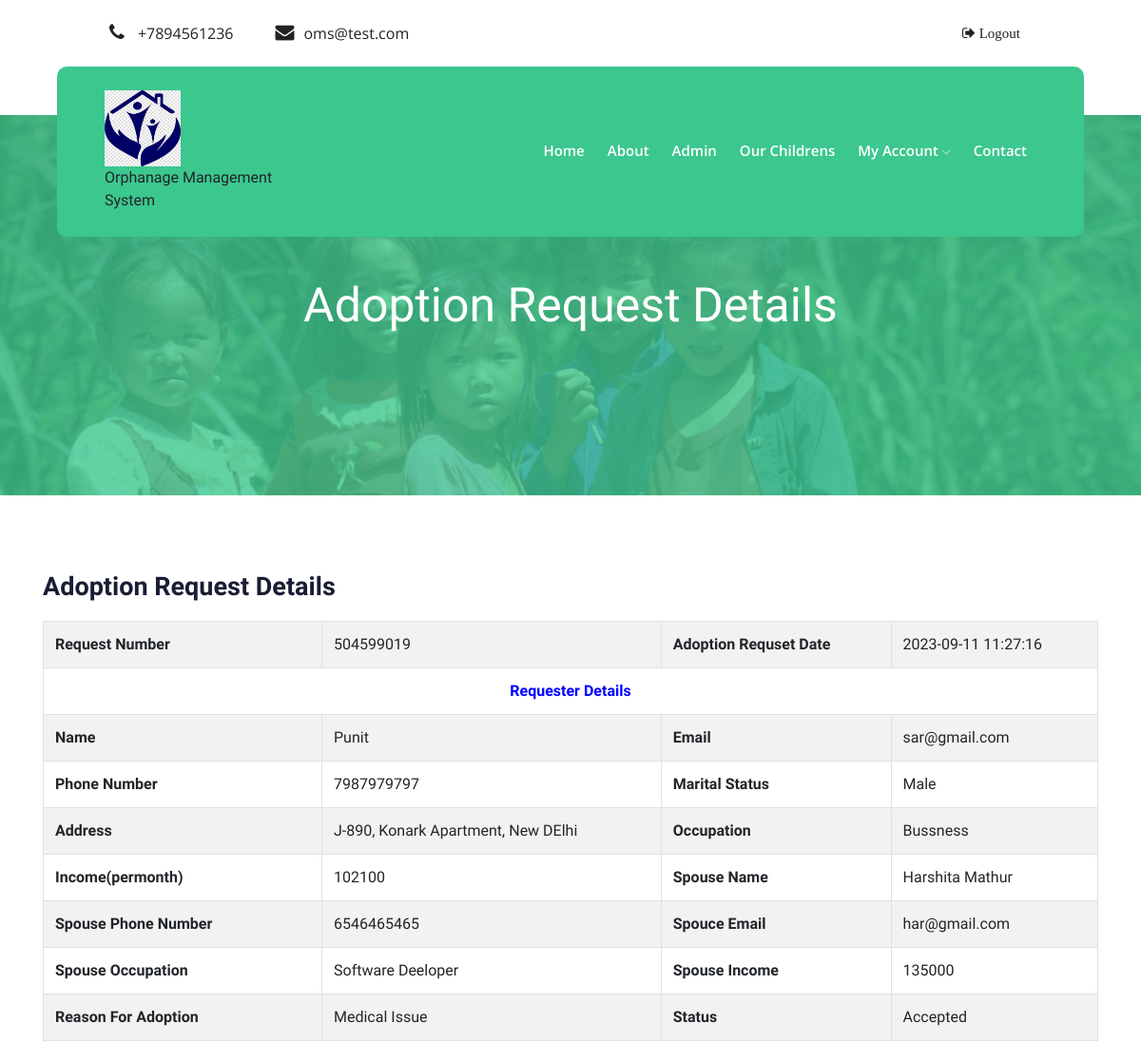
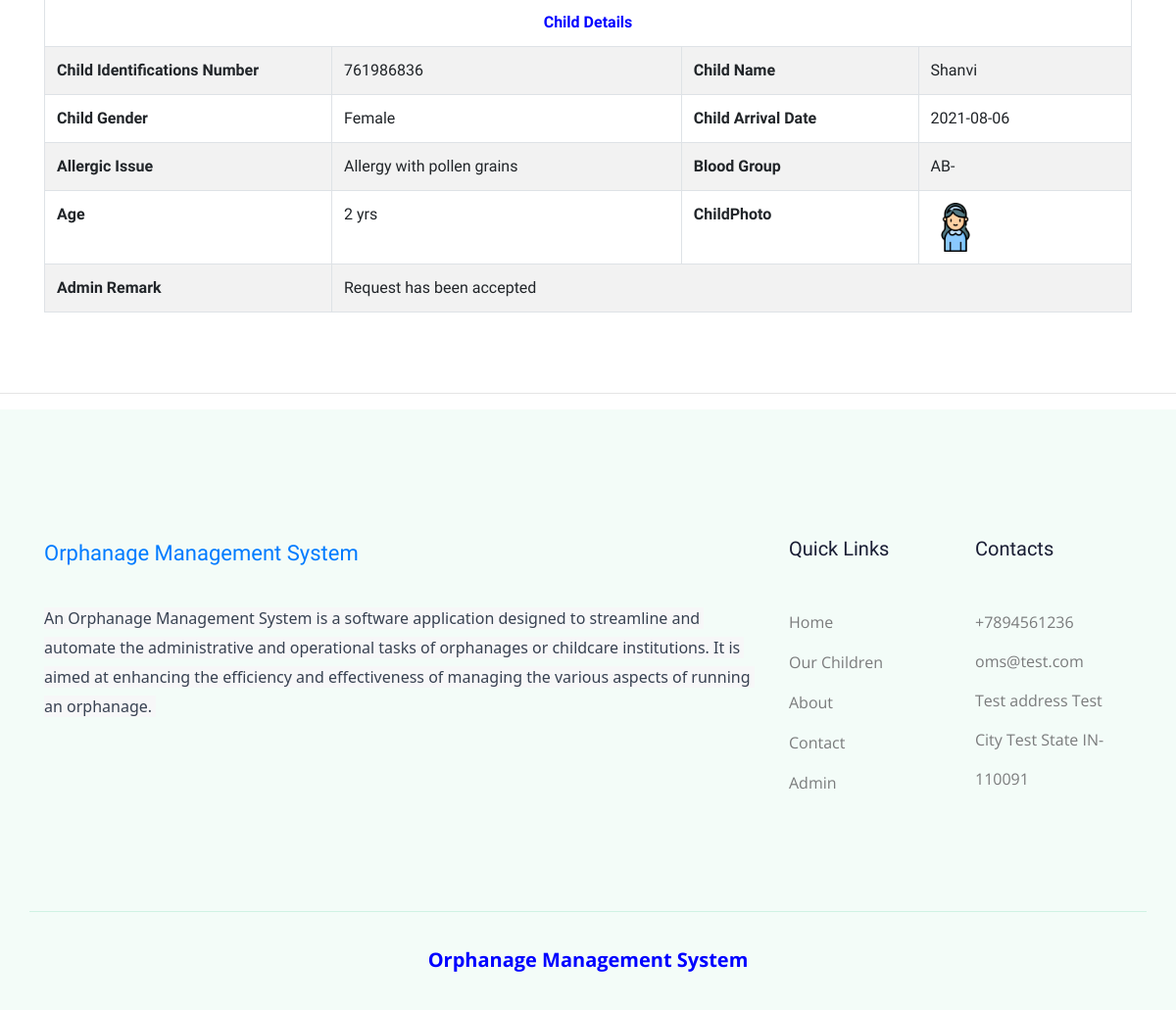
Page /oms/adoption-request-details.php?apid=1 (signed in) on the committed database (2 pictures, top to bottom).
### tables this page shows
CREATE TABLE `tblgenralsettings` (
  `id` int(11) NOT NULL,
  `SiteName` varchar(200) DEFAULT NULL,
  `PhoneNumber` bigint(12) DEFAULT NULL,
  `EmailId` varchar(255) DEFAULT NULL,
  `address` mediumtext DEFAULT NULL,
  `footercontent` mediumtext DEFAULT NULL,
  `LastUpdationDate` timestamp NULL DEFAULT NULL ON UPDATE current_timestamp()
);

CREATE TABLE `tbladoption` (
  `ID` int(5) NOT NULL,
  `Userid` int(5) DEFAULT NULL,
  `Childid` int(5) DEFAULT NULL,
  `Requestnumber` int(10) DEFAULT NULL,
  `Address` mediumtext DEFAULT NULL,
  `Occupation` varchar(250) DEFAULT NULL,
  `Income` decimal(10,0) DEFAULT NULL,
  `Reasonforadoption` mediumtext DEFAULT NULL,
  `MaritalStatus` varchar(100) DEFAULT NULL,
  `SpouseName` varchar(250) DEFAULT NULL,
  `SpousePhonenumber` bigint(11) DEFAULT NULL,
  `SpouceEmail` varchar(250) DEFAULT NULL,
  `SpouseOccupation` varchar(250) DEFAULT NULL,
  `SpouseIncome` decimal(10,0) DEFAULT NULL,
  `IsActive` int(2) DEFAULT NULL,
  `RequsetDate` timestamp NULL DEFAULT current_timestamp(),
  `Status` varchar(250) DEFAULT NULL,
  `Remark` varchar(250) DEFAULT NULL,
  `UpdationDate` timestamp NOT NULL DEFAULT current_timestamp() ON UPDATE current_timestamp()
);

CREATE TABLE `tblusers` (
  `Userid` int(11) NOT NULL,
  `FullName` varchar(255) DEFAULT NULL,
  `UserName` varchar(200) DEFAULT NULL,
  `Emailid` varchar(255) DEFAULT NULL,
  `PhoneNumber` bigint(12) DEFAULT NULL,
  `UserGender` varchar(100) DEFAULT NULL,
  `UserPassword` varchar(255) DEFAULT NULL,
  `RegDate` timestamp NULL DEFAULT current_timestamp(),
  `LastUpdationDate` timestamp NULL DEFAULT NULL ON UPDATE current_timestamp(),
  `IsActive` int(1) DEFAULT NULL
);

CREATE TABLE `tblchild` (
  `ID` int(5) NOT NULL,
  `IndentificationNumber` int(10) DEFAULT NULL,
  `ChildName` varchar(250) DEFAULT NULL,
  `ChildGender` varchar(50) DEFAULT NULL,
  `ChildArrivalDate` date DEFAULT NULL,
  `AllergicIssue` varchar(250) DEFAULT NULL,
  `BloodGroup` varchar(100) DEFAULT NULL,
  `Age` varchar(255) DEFAULT NULL,
  `ChildPhoto` varchar(255) DEFAULT NULL,
  `IsActive` int(2) DEFAULT NULL,
  `isAdopted` int(1) DEFAULT NULL,
  `RegDate` timestamp NULL DEFAULT current_timestamp()
);

CREATE TABLE `tblpages` (
  `id` int(11) NOT NULL,
  `PageType` varchar(255) DEFAULT NULL,
  `PageDetails` mediumtext DEFAULT NULL,
  `LastupdationDate` timestamp NULL DEFAULT NULL ON UPDATE current_timestamp()
);

### oms/adoption-request-details.php (the view, shortened to what this page needs)
<?php
include('includes/config.php');
if(strlen($_SESSION['usrid'])==0)
    {
header('location:logout.php');
}
else{
    ?>
<!doctype html>
<html class="no-js" lang="zxx">
<head>
    <link rel="stylesheet" href="css/bootstrap.min.css">
    <link rel="stylesheet" href="css/owl.carousel.min.css">
    <link rel="stylesheet" href="css/magnific-popup.css">
    <link rel="stylesheet" href="css/font-awesome.min.css">
    <link rel="stylesheet" href="css/themify-icons.css">
    <link rel="stylesheet" href="css/nice-select.css">
    <link rel="stylesheet" href="css/flaticon.css">
    <link rel="stylesheet" href="css/gijgo.css">
    <link rel="stylesheet" href="css/animate.css">
    <link rel="stylesheet" href="css/slicknav.css">
    <link rel="stylesheet" href="css/style.css">
</head>
<body>
 <?php include_once('includes/header.php');?>
    <div class="bradcam_area breadcam_bg overlay d-flex align-items-center justify-content-center">
        <div class="container">
            <div class="row">
                <div class="col-xl-12">
                    <div class="bradcam_text text-center">
                        <h3>Adoption Request Details</h3>
                    </div>
                </div>
            </div>
        </div>
    </div>
    <section class="contact-section">
            <div class="container">
                <div class="row">
                    <div class="col-12">
                        <h2 class="contact-title">Adoption Request Details</h2>
                    </div>
                    <div class="col-lg-12">
                         <?php
     $apid=intval($_GET['apid']);
$sql = "SELECT tbladoption.ID as aid,tbladoption.Userid,tbladoption.Childid,tbladoption.Requestnumber,tbladoption.Address,tbladoption.Occupation,tbladoption.Income,tbladoption.Reasonforadoption,tbladoption.MaritalStatus,tbladoption.SpouseName,tbladoption.SpousePhonenumber,tbladoption.SpouceEmail,tbladoption.SpouseIncome,tbladoption.SpouseOccupation,tbladoption.IsActive,tbladoption.Remark,tblusers.FullName,tblusers.Emailid,tblusers.PhoneNumber,tblusers.UserGender,tblusers.RegDate,tblusers.IsActive,tblchild.ID,tblchild.IndentificationNumber,tblchild.ChildName,tblchild.ChildGender,tblchild.ChildArrivalDate,tblchild.AllergicIssue,tblchild.BloodGroup,tblchild.Age,tblchild.ChildPhoto,tblchild.IsActive,tblchild.RegDate,tbladoption.Status,tbladoption.RequsetDate from tbladoption join tblusers on tblusers.Userid=tbladoption.Userid join tblchild on tblchild.ID=tbladoption.Childid where tbladoption.ID=:apid";
$query = $dbh -> prepare($sql);
$query->bindParam(':apid',$apid,PDO::PARAM_STR);
$query->execute();
$results=$query->fetchAll(PDO::FETCH_OBJ);
if($query->rowCount() > 0)
{
foreach($results as $row)
{
    ?>
                       <table width="100%" class="table table-striped table-bordered table-hover" >
<tr>
<th>Request Number</th>
<td colspan="2"><?php echo htmlentities($row->Requestnumber);?></td>
<th>Adoption Requset Date</th>
<td colspan="2"><?php echo htmlentities($row->RequsetDate);?></td>
</tr>
<tr>
    <th colspan="6" style="text-align: center;color: blue;">Requester Details</th>
</tr>
<tr>
<th>Name</th>
<td colspan="2"><?php echo htmlentities($row->FullName);?></td>
<th>Email</th>
<td colspan="2"><?php echo htmlentities($row->Emailid);?></td>
</tr>
<tr>
<th>Phone Number</th>
<td colspan="2"><?php echo htmlentities($row->PhoneNumber);?></td>
<th>Marital Status</th>
<td colspan="2"><?php echo htmlentities($row->UserGender);?></td>
</tr>
<tr>
<th>Address</th>
<td colspan="2"><?php echo htmlentities($row->Address);?></td>
<th>Occupation</th>
<td colspan="2"><?php echo htmlentities($row->Occupation);?></td>
</tr>
<tr>
<th>Income(permonth)</th>
<td colspan="2"><?php echo htmlentities($row->Income);?></td>
<th>Spouse Name</th>
<td colspan="2"><?php echo htmlentities($row->SpouseName);?></td>
</tr>
<tr>
<th>Spouse Phone Number</th>
<td colspan="2"><?php echo htmlentities($row->SpousePhonenumber);?></td>
<th>Spouce Email</th>
<td colspan="2"><?php echo htmlentities($row->SpouceEmail);?></td>
</tr>
<tr>
<th>Spouse Occupation</th>
<td colspan="2"><?php echo htmlentities($row->SpouseOccupation);?></td>
<th>Spouse Income</th>
<td colspan="2"><?php echo htmlentities($row->SpouseIncome);?></td>
</tr>
<tr>
<th>Reason For Adoption</th>
<td colspan="2"><?php echo htmlentities($row->Reasonforadoption);?></td>
<th>Status</th>
<td colspan="2"><?php $status=$row->Status;
if($status==""){
echo htmlentities("Not Confirmed yet");
} else {
echo htmlentities("$status");
}
?></td>
</tr>
<tr>
    <th colspan="6" style="text-align: center;color: blue;">Child Details</th>
</tr>
<tr>
<th>Child Identifications Number</th>
<td colspan="2"><?php echo htmlentities($row->IndentificationNumber);?></td>
<th>Child Name</th>
<td colspan="2"><?php echo htmlentities($row->ChildName);?></td>
</tr>
<tr>
<th>Child Gender</th>
<td colspan="2"><?php echo htmlentities($row->ChildGender);?></td>
<th>Child Arrival Date</th>
<td colspan="2"><?php echo htmlentities($row->ChildArrivalDate);?></td>
</tr>
<tr>
<th>Allergic Issue</th>
<td colspan="2"><?php echo htmlentities($row->AllergicIssue);?></td>
<th>Blood Group</th>
<td colspan="2"><?php echo htmlentities($row->BloodGroup);?></td>
</tr>
<tr>
<th>Age</th>
<td colspan="2"><?php echo htmlentities($row->Age);?></td>
<th>ChildPhoto</th>
<td colspan="2"><img src="admin/childimages/<?php echo htmlentities($row->ChildPhoto);?>" width="50" height="50"></td>
</tr>
<?php if($row->Remark!=""){?>
<tr>
<th>Admin Remark</th>
<td colspan="5"><?php echo htmlentities($row->Remark);?></td>
</tr>
<?php } ?>
</table>
      <?php } }?>              </div>
                </div>
            </div>
        </section>
    <?php include_once('includes/footer.php');?>
    </body>
    </html><?php } ?>

### oms/includes/header.php (shortened to what this page needs)
   <header>
        <div class="header-area ">
            <div class="header-top_area">
                <div class="container-fluid">
                    <div class="row">
                        <div class="col-xl-6 col-md-12 col-lg-8">
                            <div class="short_contact_list">
                                <ul>
                                     <?php
$ret = "select * from tblgenralsettings";
$query = $dbh -> prepare($ret);
$query->execute();
$results=$query->fetchAll(PDO::FETCH_OBJ);
if($query->rowCount() > 0)
{
foreach($results as $row)
{
$website=$row->SiteName;
    ?>
                                    <li><a href="#"> <i class="fa fa-phone"></i> +<?php echo $row->PhoneNumber;?></a></li>
                                    <li><a href="#"> <i class="fa fa-envelope"></i><?php echo $row->EmailId;?></a></li><?php }} ?>
                                </ul>
                            </div>
                        </div>
                        <div class="col-xl-6 col-md-6 col-lg-4">
                            <div class="social_media_links d-none d-lg-block">
                                <?php if($_SESSION['usrid']!=0):?>
                                <a href="logout.php">
                                    <i class="fa fa-sign-out"> Logout</i> <?php endif;?>
                                </a>
                            </div>
                        </div>
                    </div>
                </div>
            </div>
            <div id="sticky-header" class="main-header-area">
                <div class="container-fluid">
                    <div class="row align-items-center">
                        <div class="col-xl-3 col-lg-3">
                            <div class="logo">
                                <a href="index.html">
                                    <img src="img/oms.jpg" width="80" height="80" alt="">
                                </a>
                            </div>
                              <?php echo $website;?>
                        </div>
                        <div class="col-xl-9 col-lg-9">
                            <div class="main-menu">
                                <nav>
                                    <ul id="navigation">
                                        <li><a href="index.php">home</a></li>
                                        <li><a href="About.php">About</a></li>
                                        <li><a href="admin/index.php">Admin</a></li>
                                        <li><a href="childs.php">Our Childrens</a></li>
                                   <?php if($_SESSION['usrid']!=0):?>
                                        <li><a href="#">My Account <i class="ti-angle-down"></i></a>
                                        </li><?php endif;?>
                                        <li><a href="contact.php">Contact</a></li>
                                    </ul>
                                </nav>
                            </div>
                        </div>
                        <div class="col-12">
                        </div>
                    </div>
                </div>
            </div>
        </div>
    </header>

### oms/includes/footer.php (shortened to what this page needs)
<hr />
<footer class="footer">
        <div class="footer_top">
            <div class="container">
                <div class="row">
                    <div class="col-xl-8 col-md-6 col-lg-4 ">
                        <div class="footer_widget">
                            <div class="footer_logo">
                                <a href="index.php">
                                   Orphanage Management System
                                </a>
                            </div>
                             <?php
 $ptype="aboutus";
$ret = "select  PageDetails from tblpages where PageType=:ptype";
$query = $dbh -> prepare($ret);
$query -> bindParam(':ptype',$ptype, PDO::PARAM_STR);
$query->execute();
$results=$query->fetchAll(PDO::FETCH_OBJ);
if($query->rowCount() > 0)
{
foreach($results as $row)
{ ?>
                            <p class="address_text"><?php echo $row->PageDetails;?>
                            </p> <?php }} ?>
                        </div>
                    </div>
                    <div class="col-xl-2 col-md-6 col-lg-4">
                        <div class="footer_widget">
                            <h3 class="footer_title">
                                Quick Links
                            </h3>
                            <ul class="links">
                                <li><a href="index.php">Home</a></li>
                                <li><a href="childs.php">Our Children</a></li>
                                <li><a href="About.php">About</a></li>
                                <li><a href="contact.php">Contact</a></li>
                                <li><a href="admin/index.php">Admin</a></li>
                            </ul>
                        </div>
                    </div>
                    <div class="col-xl-2 col-md-6 col-lg-4">
                        <div class="footer_widget">
                            <h3 class="footer_title">
                                Contacts
                            </h3>
                            <div class="contacts">
                                 <?php
$ret = "select * from tblgenralsettings";
$query = $dbh -> prepare($ret);
$query->execute();
$results=$query->fetchAll(PDO::FETCH_OBJ);
if($query->rowCount() > 0)
{
foreach($results as $row)
{ ?>
                                <p>+<?php echo $row->PhoneNumber;?> <br>
                                    <?php echo $row->EmailId;?> <br>
                                   <?php echo $row->address;?>
                                </p> <?php }} ?>
                            </div>
                        </div>
                    </div>
                </div>
            </div>
        </div>
        <div class="copy-right_text">
            <div class="container">
                <div class="row">
                    <div class="bordered_1px "></div>
                    <div class="col-xl-12">
                        <p class="copy_right text-center" style="color: blue;font-weight: bold;font-size: 20px;">
                           Orphanage Management System
                        </p>
                    </div>
                </div>
            </div>
        </div>
    </footer>

### rows in the picture
tblgenralsettings: PhoneNumber "7894561236", EmailId "oms@test.com", SiteName "Orphanage Management System", address "Test address Test City Test State IN-110091"
tbladoption: Requestnumber "504599019", RequsetDate "2023-09-11 11:27:16", Userid.FullName "Punit", Userid.Emailid "sar@gmail.com", Userid.PhoneNumber "7987979797", Userid.UserGender "Male", Address "J-890, Konark Apartment, New DElhi", Occupation "Bussness", Income "102100", SpouseName "Harshita Mathur", SpousePhonenumber "6546465465", SpouceEmail "har@gmail.com", SpouseOccupation "Software Deeloper", SpouseIncome "135000", Reasonforadoption "Medical Issue", Status "Accepted", Childid.IndentificationNumber "761986836", Childid.ChildName "Shanvi", Childid.ChildGender "Female", Childid.ChildArrivalDate "2021-08-06", Childid.AllergicIssue "Allergy with pollen grains", Childid.BloodGroup "AB-", Childid.Age "2 yrs", Childid.ChildPhoto (picture), Remark "Request has been accepted"
tblpages: PageDetails "An Orphanage Management System is a software application designed to streamline and automate the administrative and operational tasks of orphanages or childcare institutions. It is aimed at enhancing the efficiency and effectiveness of managing the various aspects of running an orphanage."
